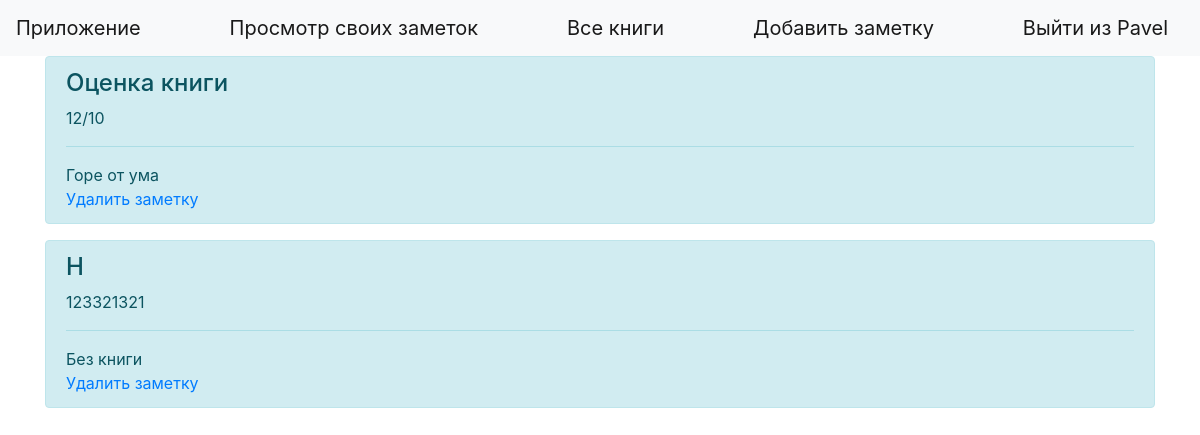
Page /index/ (signed in) on the committed database.
### tables this page shows
CREATE TABLE users 
                            (id INTEGER PRIMARY KEY AUTOINCREMENT, 
                             user_name VARCHAR(50),
                             password_hash VARCHAR(128)
                             );

CREATE TABLE "news" (
	"id"	INTEGER PRIMARY KEY AUTOINCREMENT,
	"book"	VARCHAR(50),
	"title"	VARCHAR(100),
	"content"	VARCHAR(1000),
	"user_id"	INTEGER
);

### main.py (the view)
@app.route('/')
@app.route('/index/', methods=['POST', 'GET'])
def index():
    if request.method == 'GET':
        form = cgi.FieldStorage()
        if 'username' not in session or not flag_perm and not session.permanent:
            if "username" in session:
                return redirect("/logout")
            return redirect('/login')
        news = NewsModel(db.get_connection()).get_all(session['user_id'])
        user_model = UsersModel(db.get_connection())
        all_news = NewsModel(db.get_connection()).get_all()
        all_users = user_model.get_all()
        if session['username'] in admins:
            return render_template('index.html', news=reversed(all_news),
                                   admins=admins, username=session['username'], all_users=all_users,
                                   adm_n=news)
        return render_template('index.html', username=session['username'], news=reversed(news), admins=admins)

### db.py (called while the page is built)
    def get_connection(self):
        return self.conn

### news_model.py (called while the page is built)
    def get_all(self, user_id=None):
        cursor = self.connection.cursor()
        if user_id:
            cursor.execute("SELECT * FROM news WHERE user_id = ?",
                           (str(user_id),))
        else:
            cursor.execute("SELECT * FROM news")
        rows = cursor.fetchall()
        return rows

### users_model.py (called while the page is built)
    def get_all(self):
        cursor = self.connection.cursor()
        cursor.execute("SELECT * FROM users")
        rows = cursor.fetchall()
        return rows

### templates/index.html
{% extends "base.html" %}
{% block content %}
{% if username in admins %}
    {% for item in news %}
{% if item in adm_n %}
<div class="alert alert-info" role="alert">
            <h4 class="alert-heading">{{item[2]}}</h4>
            <p>{{item[3]}}</p>
        <h6 style="color:blue">Своя новость</h6>
              <hr>
            <p class="mb-0">{{item[1]}}</p>
            <a href="/delete_news/{{item[0]}}">Удалить заметку</a>
        </div>
    {% else %}
    <div class="alert alert-info" role="alert">
            <h4 class="alert-heading">{{item[2]}}</h4>
            <p>{{item[3]}}</p>
    <h6 style="color:blue">USER ID: {{item[4]}} </h6>
              <hr>
            <p class="mb-0">{{item[1]}}</p>
            <a href="/delete_news/{{item[0]}}">Удалить заметку</a>
        </div>
{% endif %}
    {% endfor %}
{% else %}
    {% for item in news %}
        <div class="alert alert-info" role="alert">
            <h4 class="alert-heading">{{item[2]}}</h4>
             <p>{{item[3]}}</p>
              <hr>
             <p class="mb-0">{{item[1]}}</p>
            <a href="/delete_news/{{item[0]}}">Удалить заметку</a>
        </div>
    {% endfor %}
{% endif %}
{% endblock %}

### templates/base.html (shortened to what this page needs)
<!doctype html>
<html lang="en">
<head>
    <link rel="stylesheet" href="https://maxcdn.bootstrapcdn.com/bootstrap/4.0.0/css/bootstrap.min.css">
</head>
  <body>
    <header>
      <nav class="navbar navbar-light bg-light">
        <a class="navbar-brand" href="#">Приложение</a>
          {% if username in admins or show == 1 %}
                        <a class="navbar-brand" href="/">Просмотр всех заметок</a>
                        <a class="navbar-brand" href="/all_books">Все книги</a>
                        <a class="navbar-brand" href="/add_news/none">Добавить заметку</a>
                        <a class="navbar-brand" href="/site_users">Пользователи сайта</a>
                        <a class="navbar-brand" href="/upload">Добавить книгу</a>
          {% else %}
                {% if "username" in session %}
                        <a class="navbar-brand" href="/">Просмотр своих заметок</a>
                         <a class="navbar-brand" href="/all_books">Все книги</a>
                        <a class="navbar-brand" href="/add_news/none">Добавить заметку</a>
                {% endif %}
          {% endif %}
            {% if "username" in session %}
                         <a class="navbar-brand" href="/logout">Выйти из {{session['username']}}</a>
           {% endif %}
      </nav>
    </header>
    <main role="main" class="container">
        {% block content %}{% endblock %}
    </main>
  </body>
</html>

### rows in the picture
users: username "Pavel"
news: title "Оценка книги", content "12/10", book "Горе от ума"
news: title "H", content "123321321", book "Без книги"
